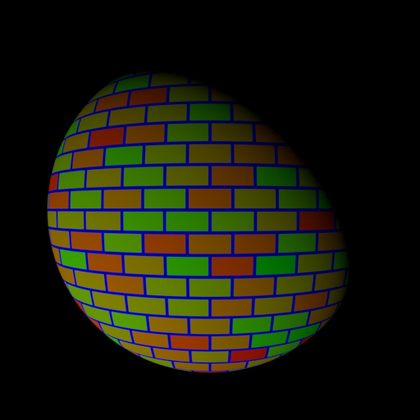
%> input picture photometric/photometrics_images/SphereColor/Sphere_-1.0_-1.0.png, 420 x 420 px, shrunk from 512 x 512 before the run; its folder holds only this picture in this run
$ octave photometric_stereo.m   (GNU Octave 9; MATLAB toolbox functions it lacks are replaced by stand-ins)
%> lines starting %> are read from the running program, lines starting %| are printed output that depends on the picture
### Assignment_1/photometric/load_syn_images.m
function [ image_stack, scriptV ] = load_syn_images( image_dir, channel )
%> called with image_dir = './photometrics_images/SphereColor/', channel = 1
%LOAD_SYN_IMAGES read from directory image_dir all files with extension png
%   image_dir: path to the image directory
%   nchannel: the image channel to be loaded, default = 1
%
%   image_stack: all images stacked along the 3rd channel
%   scriptV: light directions

files = dir(fullfile(image_dir, '*.png'));
nfiles = length(files);

if nargin == 1
    channel = 1;
end

image_stack = 0;
V = 0;
Z = 0.5;

for i = 1:nfiles

    % read input image
    im = imread(fullfile(image_dir, files(i).name));
%> im is the input picture: size 420x420x3 uint8; mean R, G, B 24.4, 25.3, 11.9
    im = im(:, :, channel);
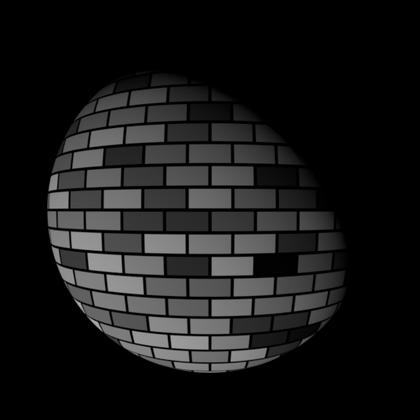
%> im: size 420x420 uint8; min 0, max 173, mean 24.4

    % stack at third dimension
    if image_stack == 0
        [h, w] = size(im);
%> h = 420; w = 420
        % fprintf('Image size (HxW): %dx%d\n', h, w);
        image_stack = zeros(h, w, nfiles, 'uint8');
        V = zeros(nfiles, 3, 'double');
    end

    image_stack(:, :, i) = im;

    % read light direction from image name
    name = files(i).name(8:end);
    m = strfind(name,'_')-1;
    X = str2double(name(1:m));
    n = strfind(name,'.png')-1;
    Y = str2double(name(m+2:n));
    V(i, :) = [-X, Y, Z];
end

% normalization
min_val = double(min(image_stack(:)));
%> min_val = 0
max_val = double(max(image_stack(:)));
%> max_val = 173
image_stack = (double(image_stack) - min_val) / (max_val - min_val);
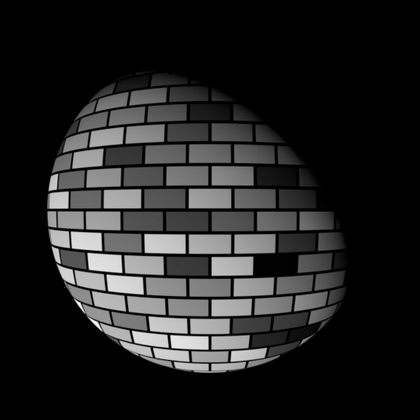
%> image_stack: size 420x420 double; min 0, max 1, mean 0.141

normV = sqrt(sum(V.^2, 2));
scriptV = bsxfun(@rdivide, V, normV);


end

### Assignment_1/photometric/estimate_alb_nrm.m
function [ albedo, normal ] = estimate_alb_nrm( image_stack, scriptV, shadow_trick)
%COMPUTE_SURFACE_GRADIENT compute the gradient of the surface
%   image_stack : the images of the desired surface stacked up on the 3rd
%   dimension
%   scriptV : matrix V (in the algorithm) of source and camera information
%   shadow_trick: (true/false) whether or not to use shadow trick in solving
%   	linear equations
%   albedo : the surface albedo
%   normal : the surface normal


[h, w, ~] = size(image_stack);
if nargin == 2
    shadow_trick = true;
end

% create arrays for
%   albedo (1 channel)
%   normal (3 channels)
albedo = zeros(h, w, 1);
normal = zeros(h, w, 3);

% =========================================================================
% YOUR CODE GOES HERE
% for each point in the image array
%   stack image values into a vector i
%   construct the diagonal matrix scriptI
%   solve scriptI * scriptV * g = scriptI * i to obtain g for this point
%   albedo at this point is |g|
%   normal at this point is g / |g|
warning('off','MATLAB:rankDeficientMatrix');
for x = 1:h
    for y = 1:w
        i = squeeze(image_stack(x,y,:));

        if shadow_trick == true
            scripti = diag(i);
            g = linsolve((scripti*scriptV), (scripti*i));
        else
            g = scriptV\i;
        end
        albedo(x,y) = norm(g);
        normal(x,y,:) = g/albedo(x,y);
    end
end


% =========================================================================

end

### Assignment_1/photometric/photometric_stereo.m

close all
clear all
clc

disp('Part 1: Photometric Stereo')

% obtain many images in a fixed view under different illumination
disp('Loading images...')
image_dir = './photometrics_images/SphereColor/';   % TODO: get the path of the script
%image_ext = '*.png';
color_mode = true

max_channel = 1;
if color_mode == true
    max_channel = 3;
end

for channel = 1:max_channel
    [image_stack, scriptV] = load_syn_images(image_dir,channel);
%> scriptV = [0.667 -0.667 0.333]
    if channel > 1
        image_stack = cat(3,image_stack2,image_stack);
        scriptV = cat(1,scriptV2, scriptV);
    end
    image_stack2 = image_stack;
    scriptV2 = scriptV;
%> scriptV2 = [0.667 -0.667 0.333]
end

[h, w, n] = size(image_stack);
%> h = 420; w = 420; n = 3
fprintf('Finish loading %d images.\n\n', n);
%| Finish loading 3 images.


% compute the surface gradient from the stack of imgs and light source mat
disp('Computing surface albedo and normal map...')
if color_mode == true
    im_count = n/max_channel;
%> im_count = 1
    for cnl = 1:max_channel
        im_range = (1+im_count*(cnl-1)):(im_count*cnl);
%> (the run ends here)
